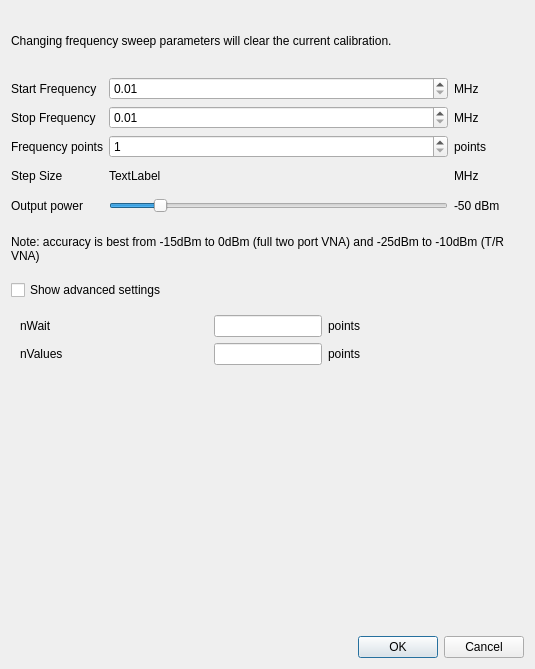
<?xml version="1.0" encoding="UTF-8"?>
<ui version="4.0">
 <class>FrequencyDialog</class>
 <widget class="QDialog" name="FrequencyDialog">
  <property name="geometry">
   <rect>
    <x>0</x>
    <y>0</y>
    <width>535</width>
    <height>669</height>
   </rect>
  </property>
  <property name="sizePolicy">
   <sizepolicy hsizetype="Preferred" vsizetype="Minimum">
    <horstretch>0</horstretch>
    <verstretch>0</verstretch>
   </sizepolicy>
  </property>
  <property name="windowTitle">
   <string>Dialog</string>
  </property>
  <layout class="QGridLayout" name="gridLayout_3">
   <item row="0" column="0">
    <widget class="QLabel" name="label_6">
     <property name="sizePolicy">
      <sizepolicy hsizetype="Preferred" vsizetype="Fixed">
       <horstretch>0</horstretch>
       <verstretch>0</verstretch>
      </sizepolicy>
     </property>
     <property name="minimumSize">
      <size>
       <width>0</width>
       <height>60</height>
      </size>
     </property>
     <property name="text">
      <string>Changing frequency sweep parameters will clear the current calibration.</string>
     </property>
     <property name="wordWrap">
      <bool>true</bool>
     </property>
     <property name="margin">
      <number>10</number>
     </property>
    </widget>
   </item>
   <item row="1" column="0">
    <layout class="QGridLayout" name="gridLayout_2">
     <item row="0" column="0">
      <widget class="QLabel" name="label">
       <property name="text">
        <string>Start Frequency</string>
       </property>
      </widget>
     </item>
     <item row="0" column="2">
      <widget class="QLabel" name="label_7">
       <property name="text">
        <string>MHz</string>
       </property>
      </widget>
     </item>
     <item row="1" column="0">
      <widget class="QLabel" name="label_2">
       <property name="text">
        <string>Stop Frequency</string>
       </property>
      </widget>
     </item>
     <item row="1" column="2">
      <widget class="QLabel" name="label_8">
       <property name="text">
        <string>MHz</string>
       </property>
      </widget>
     </item>
     <item row="2" column="0">
      <widget class="QLabel" name="label_3">
       <property name="text">
        <string>Frequency points</string>
       </property>
      </widget>
     </item>
     <item row="2" column="2">
      <widget class="QLabel" name="label_9">
       <property name="text">
        <string>points</string>
       </property>
      </widget>
     </item>
     <item row="3" column="0">
      <widget class="QLabel" name="label_4">
       <property name="text">
        <string>Step Size</string>
       </property>
      </widget>
     </item>
     <item row="3" column="1">
      <widget class="QLabel" name="l_end">
       <property name="sizePolicy">
        <sizepolicy hsizetype="Expanding" vsizetype="Fixed">
         <horstretch>0</horstretch>
         <verstretch>0</verstretch>
        </sizepolicy>
       </property>
       <property name="minimumSize">
        <size>
         <width>0</width>
         <height>24</height>
        </size>
       </property>
       <property name="text">
        <string>TextLabel</string>
       </property>
      </widget>
     </item>
     <item row="3" column="2">
      <widget class="QLabel" name="label_10">
       <property name="text">
        <string>MHz</string>
       </property>
      </widget>
     </item>
     <item row="4" column="0">
      <widget class="QLabel" name="label_5">
       <property name="text">
        <string>Output power</string>
       </property>
      </widget>
     </item>
     <item row="4" column="1">
      <widget class="QSlider" name="slider_power">
       <property name="minimumSize">
        <size>
         <width>0</width>
         <height>24</height>
        </size>
       </property>
       <property name="minimum">
        <number>-30</number>
       </property>
       <property name="maximum">
        <number>7</number>
       </property>
       <property name="value">
        <number>-25</number>
       </property>
       <property name="orientation">
        <enum>Qt::Horizontal</enum>
       </property>
      </widget>
     </item>
     <item row="4" column="2">
      <widget class="QLabel" name="l_power">
       <property name="minimumSize">
        <size>
         <width>70</width>
         <height>0</height>
        </size>
       </property>
       <property name="text">
        <string>-50 dBm</string>
       </property>
      </widget>
     </item>
     <item row="2" column="1">
      <widget class="QSpinBox" name="t_points">
       <property name="minimum">
        <number>1</number>
       </property>
       <property name="maximum">
        <number>10000</number>
       </property>
       <property name="singleStep">
        <number>5</number>
       </property>
      </widget>
     </item>
     <item row="0" column="1">
      <widget class="QDoubleSpinBox" name="t_start">
       <property name="minimum">
        <double>0.010000000000000</double>
       </property>
       <property name="maximum">
        <double>4400.000000000000000</double>
       </property>
       <property name="singleStep">
        <double>1.000000000000000</double>
       </property>
      </widget>
     </item>
     <item row="1" column="1">
      <widget class="QDoubleSpinBox" name="t_stop">
       <property name="minimum">
        <double>0.010000000000000</double>
       </property>
       <property name="maximum">
        <double>4400.000000000000000</double>
       </property>
       <property name="singleStep">
        <double>1.000000000000000</double>
       </property>
      </widget>
     </item>
    </layout>
   </item>
   <item row="2" column="0">
    <widget class="QLabel" name="label_15">
     <property name="sizePolicy">
      <sizepolicy hsizetype="Preferred" vsizetype="Fixed">
       <horstretch>0</horstretch>
       <verstretch>0</verstretch>
      </sizepolicy>
     </property>
     <property name="minimumSize">
      <size>
       <width>0</width>
       <height>50</height>
      </size>
     </property>
     <property name="text">
      <string>Note: accuracy is best from -15dBm to 0dBm (full two port VNA) and -25dBm to -10dBm (T/R VNA)</string>
     </property>
     <property name="wordWrap">
      <bool>true</bool>
     </property>
     <property name="margin">
      <number>10</number>
     </property>
    </widget>
   </item>
   <item row="3" column="0">
    <widget class="QCheckBox" name="c_advanced">
     <property name="text">
      <string>Show advanced settings</string>
     </property>
    </widget>
   </item>
   <item row="4" column="0">
    <widget class="QWidget" name="w_advanced" native="true">
     <property name="sizePolicy">
      <sizepolicy hsizetype="Preferred" vsizetype="Fixed">
       <horstretch>0</horstretch>
       <verstretch>0</verstretch>
      </sizepolicy>
     </property>
     <layout class="QGridLayout" name="gridLayout">
      <item row="0" column="0">
       <widget class="QLabel" name="label_11">
        <property name="toolTip">
         <string>How many data points to discard after setting PLL frequency</string>
        </property>
        <property name="text">
         <string>nWait</string>
        </property>
       </widget>
      </item>
      <item row="0" column="1">
       <widget class="QLineEdit" name="t_nWait">
        <property name="sizePolicy">
         <sizepolicy hsizetype="Fixed" vsizetype="Fixed">
          <horstretch>0</horstretch>
          <verstretch>0</verstretch>
         </sizepolicy>
        </property>
        <property name="text">
         <string/>
        </property>
       </widget>
      </item>
      <item row="0" column="2">
       <widget class="QLabel" name="label_12">
        <property name="text">
         <string>points</string>
        </property>
       </widget>
      </item>
      <item row="1" column="0">
       <widget class="QLabel" name="label_13">
        <property name="toolTip">
         <string>How many data points to average over (1 data point ~= 200us)</string>
        </property>
        <property name="text">
         <string>nValues</string>
        </property>
       </widget>
      </item>
      <item row="1" column="1">
       <widget class="QLineEdit" name="t_nValues">
        <property name="sizePolicy">
         <sizepolicy hsizetype="Fixed" vsizetype="Fixed">
          <horstretch>0</horstretch>
          <verstretch>0</verstretch>
         </sizepolicy>
        </property>
        <property name="text">
         <string/>
        </property>
       </widget>
      </item>
      <item row="1" column="2">
       <widget class="QLabel" name="label_14">
        <property name="text">
         <string>points</string>
        </property>
       </widget>
      </item>
     </layout>
    </widget>
   </item>
   <item row="5" column="0">
    <widget class="QWidget" name="widget" native="true"/>
   </item>
   <item row="6" column="0">
    <widget class="QDialogButtonBox" name="buttonBox">
     <property name="orientation">
      <enum>Qt::Horizontal</enum>
     </property>
     <property name="standardButtons">
      <set>QDialogButtonBox::Cancel|QDialogButtonBox::Ok</set>
     </property>
    </widget>
   </item>
  </layout>
 </widget>
 <resources/>
 <connections>
  <connection>
   <sender>buttonBox</sender>
   <signal>accepted()</signal>
   <receiver>FrequencyDialog</receiver>
   <slot>accept()</slot>
   <hints>
    <hint type="sourcelabel">
     <x>248</x>
     <y>254</y>
    </hint>
    <hint type="destinationlabel">
     <x>157</x>
     <y>274</y>
    </hint>
   </hints>
  </connection>
  <connection>
   <sender>buttonBox</sender>
   <signal>rejected()</signal>
   <receiver>FrequencyDialog</receiver>
   <slot>reject()</slot>
   <hints>
    <hint type="sourcelabel">
     <x>316</x>
     <y>260</y>
    </hint>
    <hint type="destinationlabel">
     <x>286</x>
     <y>274</y>
    </hint>
   </hints>
  </connection>
 </connections>
</ui>
